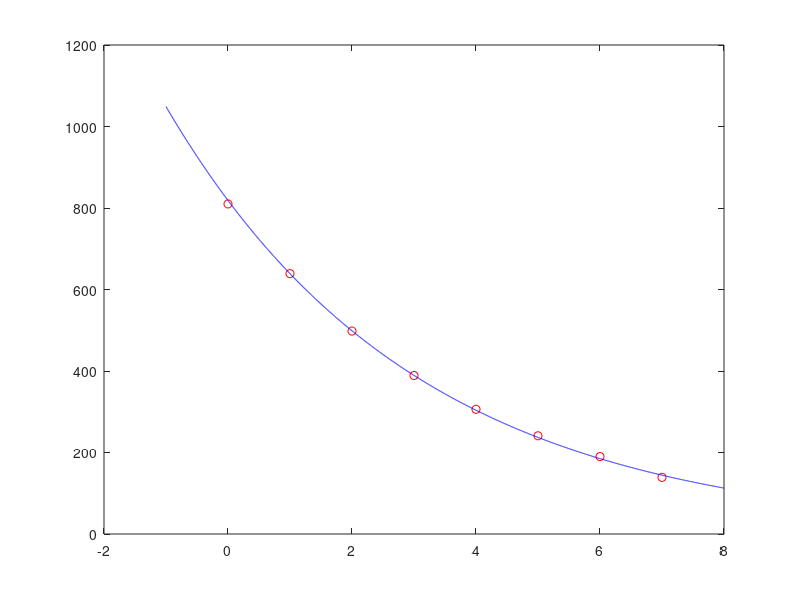

Here is the MATLAB script that generated this plot:
clc;
clear all;
close all;

X = [0 1 2 3 4 5 6 7];
Y = [810 639 498 389 306 241 190 139];
Z = log(Y);
P = polyfit(X,Z,1);
m = P(1);
b = P(2);
c = exp(b);
xx = linspace(X(1)-1, X(end)+1, 9001);
yy = c*exp(m*xx);
i = find(xx >= 0.2999999 & xx <= 0.300000001);
fprintf('A = %.4f  B = %.4f  y(0.3) = %.4f\n',c,abs(m),yy(i));
plot(X,Y,'ro',xx,yy,'b-');